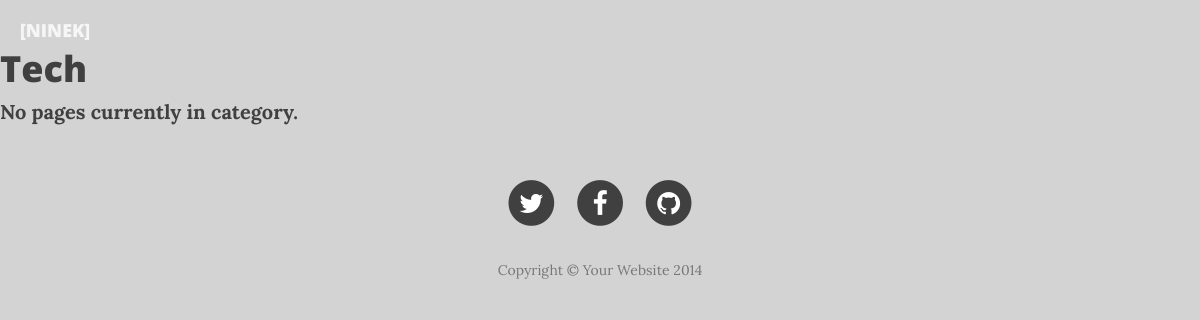
Before: /ninek/category/tech/ with the older database file.
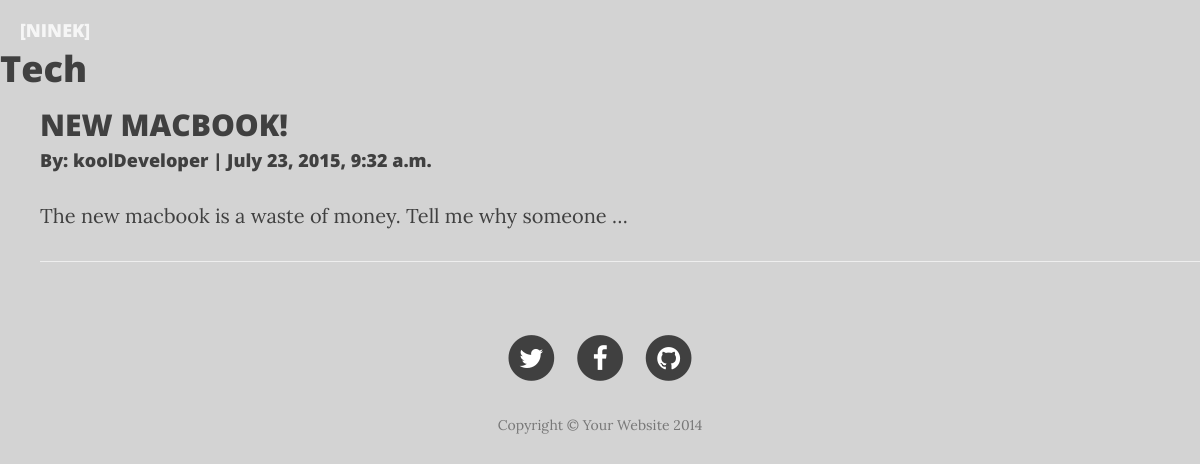
After: the same page with the newer database file.
### ninek_site/models.py (models this page shows, shortened)
class Page(models.Model):
    category = models.ForeignKey(Category)
    title = models.CharField(max_length=120)
    author_name = models.CharField(max_length=120)
    date_created = models.DateTimeField(auto_now_add=True)
    likes = models.IntegerField(default=0)
    upload_image = models.ImageField(upload_to='img')
    page_content = models.TextField(max_length=None)
    slug = models.SlugField(unique=True)

### ninek_site/views.py (the view)
# urls.py: url(r'^category/(?P<category_name_slug>[\w\-]+)/$', views.category, name='category'),
def category(request, category_name_slug):
    context_dict = {}
    try:
        category = Category.objects.get(slug=category_name_slug)
        context_dict['category_name'] = category.name
        pages = Page.objects.filter(category=category)
        context_dict['pages'] = pages
        context_dict['category'] = category
    except Category.DoesNotExist:
        pass
    return render(request, 'ninek_site/category.html', context_dict)

### templates/ninek_site/category.html
{% extends 'base.html' %}
{% load staticfiles %}
    {% block content %}
        <h1>{{ category_name }}</h1>
        {% if category %}
            {% if pages %}
            <ul>
                {% for page in pages %}
                <h2><a href="{% url 'ninek:page' page.slug %}">{{ page.title }}</a></h2>
                <h4>By: {{ page.author_name }} | {{ page.date_created }} </h4>
                <p>{{ page.page_content|truncatewords_html:12 }}
                  <hr>
                {% endfor %}
            </ul>
            {% else %}
                <strong>No pages currently in category.</strong>
            {% endif %}
        {% else %}
            The specified category {{ category_name }} does not exist!
        {% endif %}
    {% endblock %}

Changed rows visible on the page:
added Page: title "NEW MACBOOK!", author_name "koolDeveloper", date_created "July 23, 2015, 9:32 a.m.", page_content "The new macbook is a waste of money. Tell me why someone …"
Other visible differences:
text no longer shown: "No pages currently in category."
